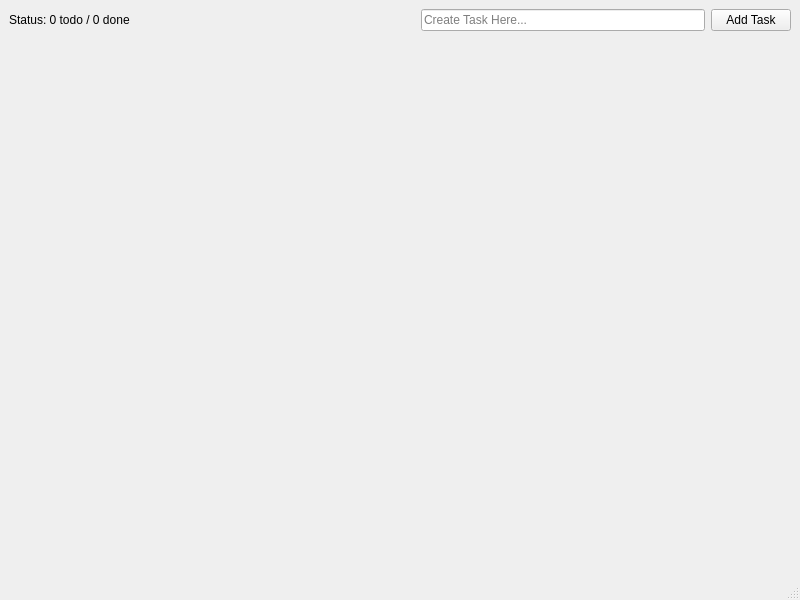
<?xml version="1.0" encoding="UTF-8"?>
<ui version="4.0">
 <class>MainWindow</class>
 <widget class="QMainWindow" name="MainWindow">
  <property name="geometry">
   <rect>
    <x>0</x>
    <y>0</y>
    <width>800</width>
    <height>600</height>
   </rect>
  </property>
  <property name="windowTitle">
   <string>ToDo</string>
  </property>
  <widget class="QWidget" name="centralwidget">
   <layout class="QVBoxLayout" name="verticalLayout">
    <item>
     <layout class="QHBoxLayout" name="toolbarLayout">
      <item>
       <widget class="QLabel" name="statusLabel">
        <property name="text">
         <string>Status: 0 todo / 0 done</string>
        </property>
       </widget>
      </item>
      <item>
       <spacer name="horizontalSpacer">
        <property name="orientation">
         <enum>Qt::Horizontal</enum>
        </property>
        <property name="sizeHint" stdset="0">
         <size>
          <width>40</width>
          <height>20</height>
         </size>
        </property>
       </spacer>
      </item>
      <item>
       <widget class="QLineEdit" name="taskCreator">
        <property name="text">
         <string/>
        </property>
        <property name="placeholderText">
         <string>Create Task Here...</string>
        </property>
       </widget>
      </item>
      <item>
       <widget class="QPushButton" name="addTaskButton">
        <property name="text">
         <string>Add Task</string>
        </property>
       </widget>
      </item>
     </layout>
    </item>
    <item>
     <layout class="QVBoxLayout" name="tasksLayout"/>
    </item>
    <item>
     <spacer name="verticalSpacer">
      <property name="orientation">
       <enum>Qt::Vertical</enum>
      </property>
      <property name="sizeHint" stdset="0">
       <size>
        <width>20</width>
        <height>40</height>
       </size>
      </property>
     </spacer>
    </item>
   </layout>
  </widget>
  <widget class="QMenuBar" name="menubar">
   <property name="geometry">
    <rect>
     <x>0</x>
     <y>0</y>
     <width>800</width>
     <height>22</height>
    </rect>
   </property>
  </widget>
  <widget class="QStatusBar" name="statusbar"/>
 </widget>
 <resources/>
 <connections/>
</ui>
